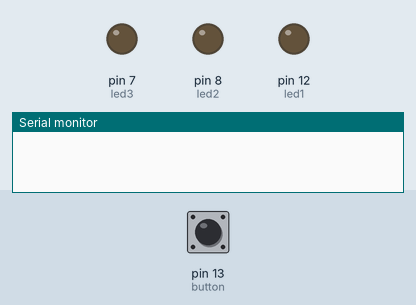
The sketch below on a simulated Arduino Uno, built with avr-gcc and run on an emulated ATmega328P. Parts: output pins drawn as LEDs (lit = HIGH), the last lines printed to the serial monitor. The inputs (shaded band) are chosen by the test bench; at power-on: pin 13 (button) LOW.

Above: at 1.2 s.
1.3 s: pin 13 (button) pulled HIGH for 3.2 s
At 4.55 s:
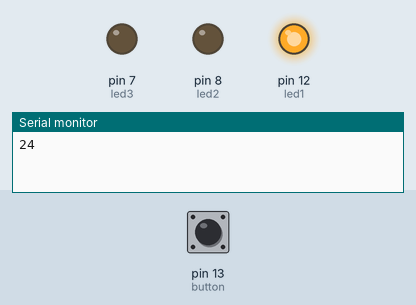
At 5.9 s:
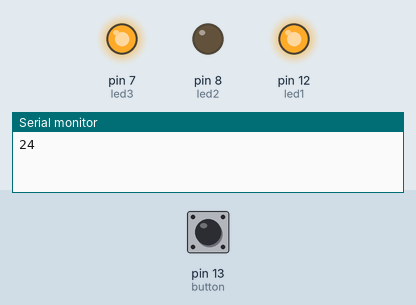
Timing chart, 0 to 8.0 s (numbered marks = the images above; inputs shaded):
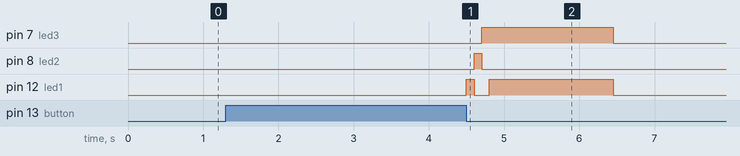

The sketch:

arduino_morse.ino
```cpp
const int button = 13;
const int led1 = 12;
const int led2 = 8;
const int led3 = 7;

int buttonState = LOW;                        // previous button-state
int _buttonState = LOW;                       // current button-state
int timeCounter = 0;                          // time since last change of state
int pauseCounter = 0;                         // time of pause
int pressCounter = 0;                         // time of press
int debounceBuffer = 80;                      // buffer to avoid electrical interference
bool started = false;                         // toggle to deactivate system

void setup() {
  pinMode(button, INPUT);
  pinMode(led1, OUTPUT);
  pinMode(led2, OUTPUT);
  pinMode(led3, OUTPUT);
  timeCounter = millis();
  Serial.begin(9600);
}

void morseAlong(bool buttonPress) {           // Send byte to python script and display visual feedback
  if(buttonPress) {
    if(pressCounter <= 300) {
      Serial.print('0');                      // dot
      displayCode(0,1,0);
    } else if(pressCounter <= 900) {
      Serial.print('1');                      // dash
      displayCode(1,1,1);
    } else if(pressCounter > 1200) {
      Serial.print('4');                      // Reset if pressed for too long
      displayCode(1,0,0);                     // Cool reset animation ;-)
      delay(100);
      displayCode(0,1,0);
      delay(100);
      displayCode(0,0,1);
      delay(100);
      displayCode(1,0,1);
      delay(1500);
      started = false;                        // Deactivate system
    }
  } else {
    if(pauseCounter >= 600 && pauseCounter <= 1500) {
      Serial.print('2');                      // short pause (symbol)
    } else if(pauseCounter > 1500) {
      Serial.print('3');                      // long pause (word)
    }
  }
}

void displayCode(int _led1, int _led2, int _led3) {
   digitalWrite(led1, _led1);
   digitalWrite(led2, _led2);
   digitalWrite(led3, _led3);
}

void loop() {

  _buttonState = digitalRead(button);


  if(millis()-timeCounter > 150) {            // Remove visual light before symbol time limit in order to aid the user.
    displayCode(0,0,0);
  }

  if(!started && _buttonState == HIGH) {      // If system is inactive and button is pressed, begin message.
    buttonState = LOW;                        // Reset parameters and counters.
    started = true;
    pauseCounter = 0;
    pressCounter = 0;
    timeCounter = 0;
  }

  if(_buttonState != buttonState && (millis()-timeCounter > debounceBuffer) && started) {
                                              // ^Check if button state has changed,
                                              // using debouncing and checking if message has begun.
    if(_buttonState == HIGH) {                // Was button not pressed previously?
      pauseCounter = millis() - timeCounter;  // Set time of pause
      morseAlong(false);                      // Pass along signal to Python script
      buttonState = HIGH;                     // Set current buttonState to HIGH
    } else {
      pressCounter = millis() - timeCounter;  // Set time of press
      morseAlong(true);                       // Pass along signal to Python script
      buttonState = LOW;                      // Set current buttonState to HIGH
    }
      timeCounter = millis();                 // Reset counter
  }

}
```

Measured:
- after the input at 1.3 s, pin 7 (led3): LOW → HIGH after 3.4 s, → LOW 1.8 s later; pin 8 (led2): LOW → HIGH after 3.3 s, → LOW 0.10 s later; pin 12 (led1): LOW → HIGH after 3.2 s, → LOW 0.10 s later, → HIGH 0.20 s later, → LOW 1.7 s later
